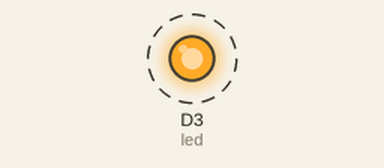
Simulated run of this sketch. Board: ESP8266 (NodeMCU). On the bench: output pins drawn as LEDs (lit = HIGH). Dashed ring = blinking.

Above: at 0.15 s.
Timing chart, 0 to 3.0 s (numbered marks = the images above):
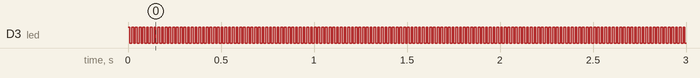

Measured:
- by itself, D3 (led): alternates HIGH for 0.01 s and LOW for 0.01 s

The sketch:

NODEMCU-16-03-2022_LED.ino
```cpp
int led=D3;
void setup() {
  // put your setup code here, to run once:
pinMode(D3,OUTPUT);
Serial.begin(115200);
}

void loop() {
  // put your main code here, to run repeatedly:
digitalWrite(led,HIGH);
delay(10);
digitalWrite(led,LOW);
delay(10);
}
```
